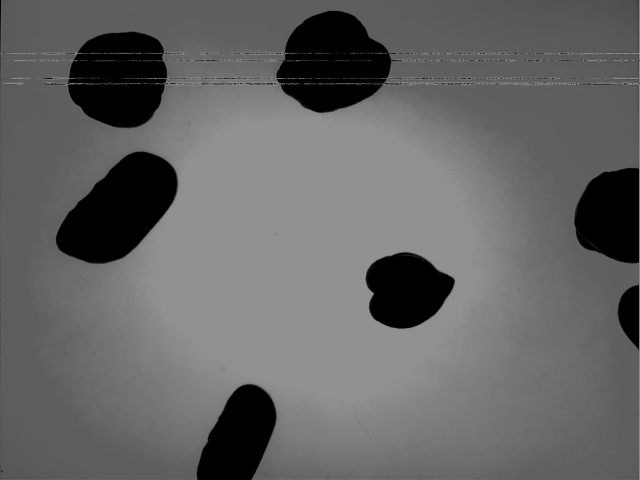
#> input picture 01__Project1/imgs/000001.bmp, 640 x 480 px
$ python -i project1_detection.py   (imports and definitions only)
#> lines starting #> are read from the running program, lines starting #| are printed output that depends on the picture; after the words box and inside, x2 and y2 are one past the last pixel; in counts of white or black regions, pixels touching at a corner belong together
#> further down, picture is the input picture: shape (480, 640, 3); min 0, max 146, mean 101.1
import cv2
import numpy as np
import os
import time
import tkinter as tk
from tkinter import filedialog, messagebox
from tkinter import ttk
from tkinter import messagebox  # Ensure this is imported
from PIL import Image, ImageTk
import matplotlib.pyplot as plt
from matplotlib.backends.backend_tkagg import FigureCanvasTkAgg
from collections import deque


# ==============================
# 📌 DEFINE IMAGE PROCESSING FUNCTIONS
# ==============================

def median_filter(image):
    return cv2.medianBlur(image, 5)


def grayscale(image):
    return cv2.cvtColor(image, cv2.COLOR_BGR2GRAY)


# [5 lines left out: function thresholding, not called in this run]


def contour_detection(image, thickness=4):
    # Convert to grayscale if needed
    if len(image.shape) == 3:
        gray = grayscale(image)
    else:
        gray = image
    _, binary = cv2.threshold(gray, 0, 255, cv2.THRESH_BINARY + cv2.THRESH_OTSU)
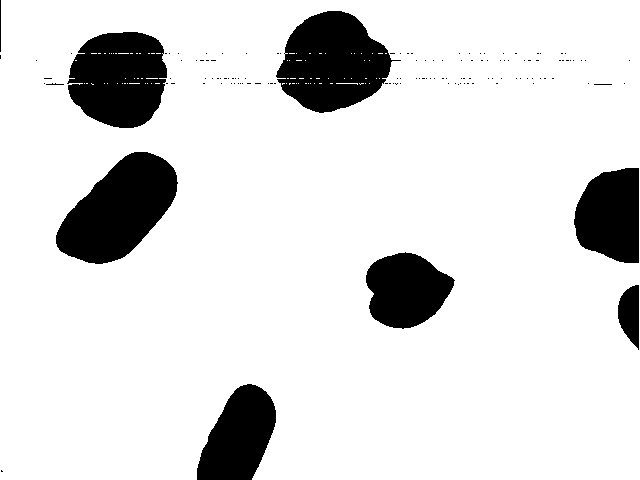
#> binary: shape (480, 640); 86.9% white; 129 black regions (120 under 20 px)
    contours, _ = cv2.findContours(binary, cv2.RETR_EXTERNAL, cv2.CHAIN_APPROX_SIMPLE)
#> contours = 1 contour; box (x1, y1, x2, y2) and area: (0, 0, 640, 480) 300787
    contoured_img = np.zeros_like(image)
    cv2.drawContours(contoured_img, contours, -1, (255), thickness)
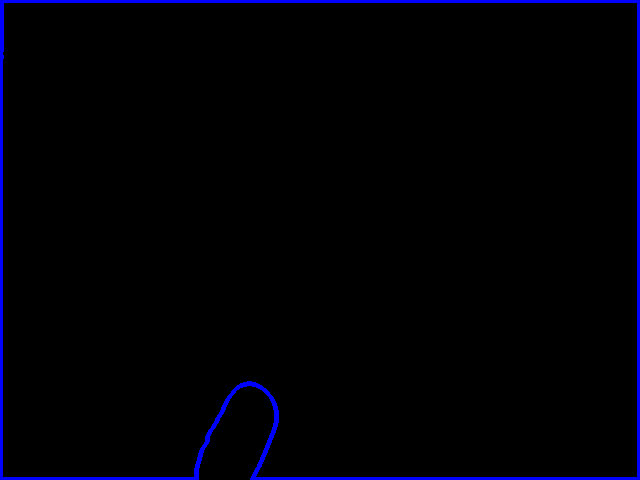
#> contoured_img: shape (480, 640, 3); mean of channels 0, 1, 2 6.3, 0, 0; drawn as B, G, R

    return contoured_img


def invert_colors(image):
    return cv2.bitwise_not(image)


# [9 lines left out: function crop_image, not called in this run]


def resize_image(image, size=(500, 500)):
    return cv2.resize(image, size) if image is not None and image.size > 0 else None


def dilation(image, kernel_size=5):
    kernel = np.ones((kernel_size, kernel_size), np.uint8)
    return cv2.dilate(image, kernel, iterations=1)


def erosion(image, kernel_size=5):
    kernel = np.ones((kernel_size, kernel_size), np.uint8)
    return cv2.erode(image, kernel, iterations=1)


def opening(image, kernel_size=5):
    kernel = np.ones((kernel_size, kernel_size), np.uint8)
    return cv2.morphologyEx(image, cv2.MORPH_OPEN, kernel)


def closing(image, kernel_size=5):
    kernel = np.ones((kernel_size, kernel_size), np.uint8)
    return cv2.morphologyEx(image, cv2.MORPH_CLOSE, kernel)


# [72 lines left out: functions euclidean_distance, labeling, labeling_cc, not called in this run]


from collections import deque


# [34 lines left out: function BFS_labelling, not called in this run]


# ==============================
# 📌 GUI CLASS
# ==============================

class ImageProcessorApp:
    # [427 lines left out: functions __init__, check_black_objects, check_preprocess, apply_contour_detection, apply_crop, apply_filter and 9 more, not called in this run]


# [4 lines not run here, left out]

>>> import cv2
>>> picture = cv2.imread('imgs/000001.bmp')
>>> result = contour_detection(picture)

$ run again, on 01__Project1/imgs/000002.bmp
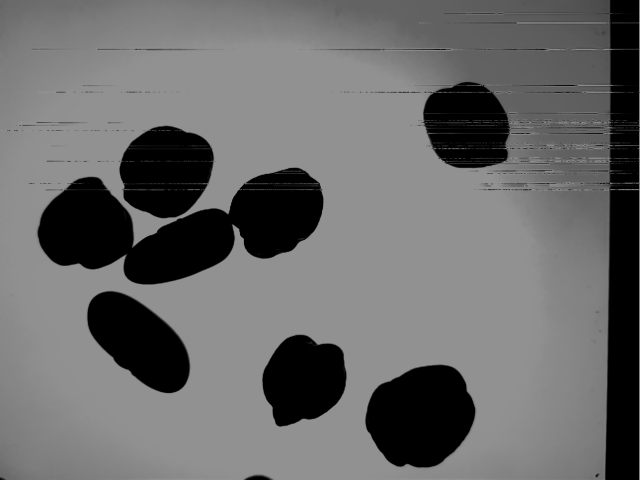
#> input picture 01__Project1/imgs/000002.bmp, 640 x 480 px
#> picture is the input picture: shape (480, 640, 3); min 0, max 146, mean 105.8
#> in contour_detection, `_, binary = cv2.threshold(gray, 0, 255, cv2.THRESH_BINARY + cv2.THRESH..`:
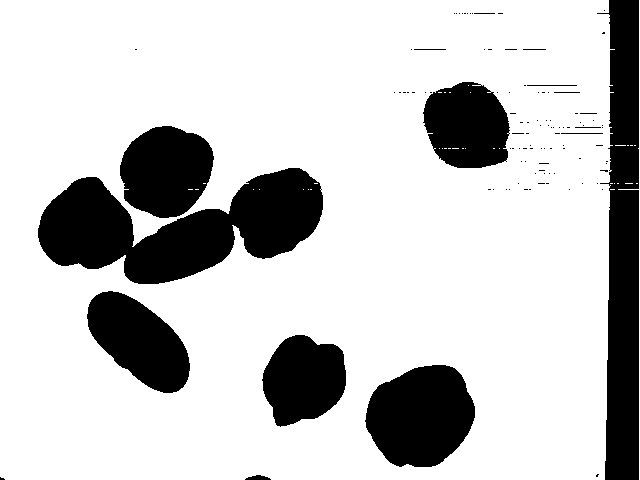
#> binary: shape (480, 640); 78.3% white; 106 black regions (91 under 20 px)
#> contours = 12 contours, 11 with area under 20; largest, box (x1, y1, x2, y2) and area: (0, 0, 615, 480) 290900
#> in contour_detection, `cv2.drawContours(contoured_img, contours, -1, (255), thickness)`:
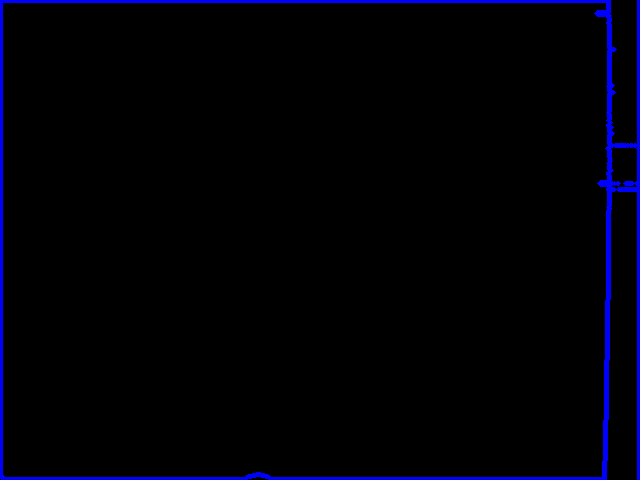
#> contoured_img: shape (480, 640, 3); mean of channels 0, 1, 2 7.8, 0, 0; drawn as B, G, R

$ run again, on 01__Project1/imgs/000004.bmp
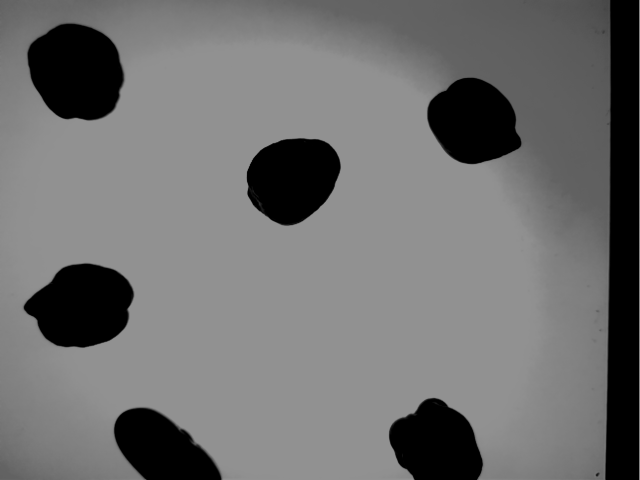
#> input picture 01__Project1/imgs/000004.bmp, 640 x 480 px
#> picture is the input picture: shape (480, 640, 3); min 0, max 146, mean 112
#> in contour_detection, `_, binary = cv2.threshold(gray, 0, 255, cv2.THRESH_BINARY + cv2.THRESH..`:
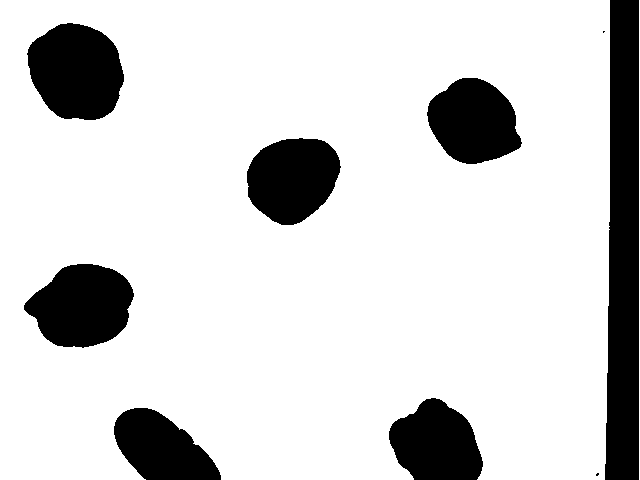
#> binary: shape (480, 640); 83.3% white; 9 black regions (2 under 20 px)
#> contours = 2 contours, 1 with area under 20; largest, box (x1, y1, x2, y2) and area: (0, 0, 610, 480) 280238
#> in contour_detection, `cv2.drawContours(contoured_img, contours, -1, (255), thickness)`:
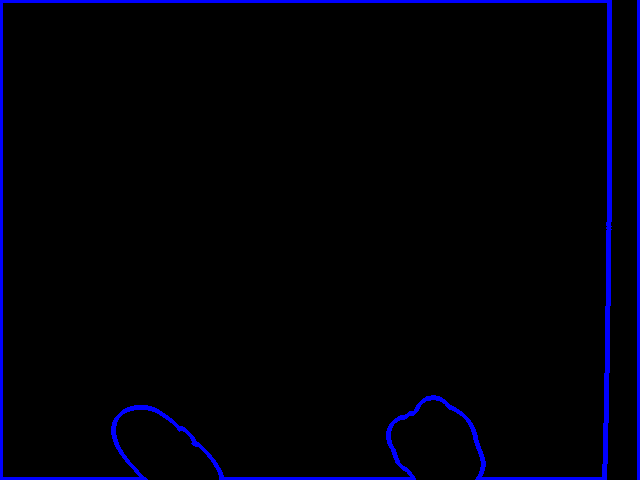
#> contoured_img: shape (480, 640, 3); mean of channels 0, 1, 2 8.6, 0, 0; drawn as B, G, R
